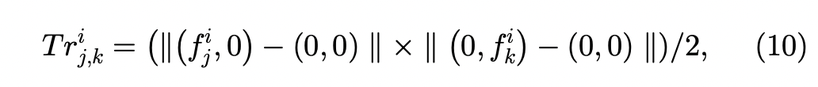
#> input picture DoS-MCA/fig/fig1.png, 818 x 87 px, shrunk from 1032 x 110 before the run
$ jupyter execute --allow-errors mca.ipynb
#> lines starting #> are read from the running program, lines starting #| are printed output that depends on the picture
[cell 1]
import numpy as np
import pandas as pd
import cv2
import matplotlib.pyplot as plt

[cell 2]
# Use the 10% of dataset
data_path = './data/'
#> (the rest of this cell did not finish here and is left out)

[cell 3]
# count the amount of normal(benign) traffic
count = 0
#> (the rest of this cell did not finish here and is left out)

#> (a cell that did not finish here is left out)

#> (a cell that did not finish here is left out)

#> (a cell that did not finish here is left out)

[cell 7]
# Triangle-MCA
img1 = cv2.imread('./fig/fig1.png')
#> img1 is the input picture: shape (87, 818, 3); mean B, G, R 243.5, 243.5, 243.5
plt.imshow(img1)
plt.axis('off')

#> (a cell that did not finish here is left out)

#> (a cell that did not finish here is left out)

[cell 10]
# TAM lower
img2 = cv2.imread('./fig/fig2.png')
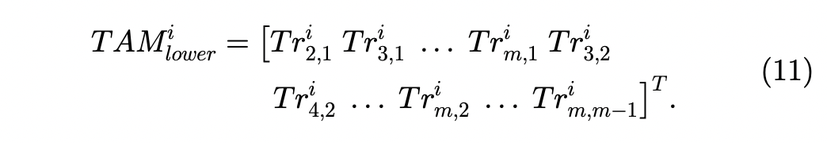
#> input picture DoS-MCA/fig/fig2.png, 827 x 143 px, shrunk from 1044 x 180 before the run
#> img2 is the input picture: shape (143, 827, 3); mean B, G, R 247.3, 247.3, 247.3
plt.imshow(img2)
plt.axis('off')

#> (a cell that did not finish here is left out)

[cell 12]
'''
sum_tam = np.sum(tam, axis=0)/amount
print(sum_tam.shape)
np.set_printoptions(threshold=1000)
print(sum_tam)
for i in range(0, cov_length, 1):
    if sum_tam[i] <= 0.00000000000001:
        print("hi")
'''

#> (a cell that did not finish here is left out)

[cell 14]
array = np.array([[2, 4],[5, 7],[7, 9]])
print(array.shape)
print(array)
print(np.average(array, axis = 0))

[cell 15]
# Covarianceof TAM using lower TAM.
img3 = cv2.imread('./fig/fig3.png')
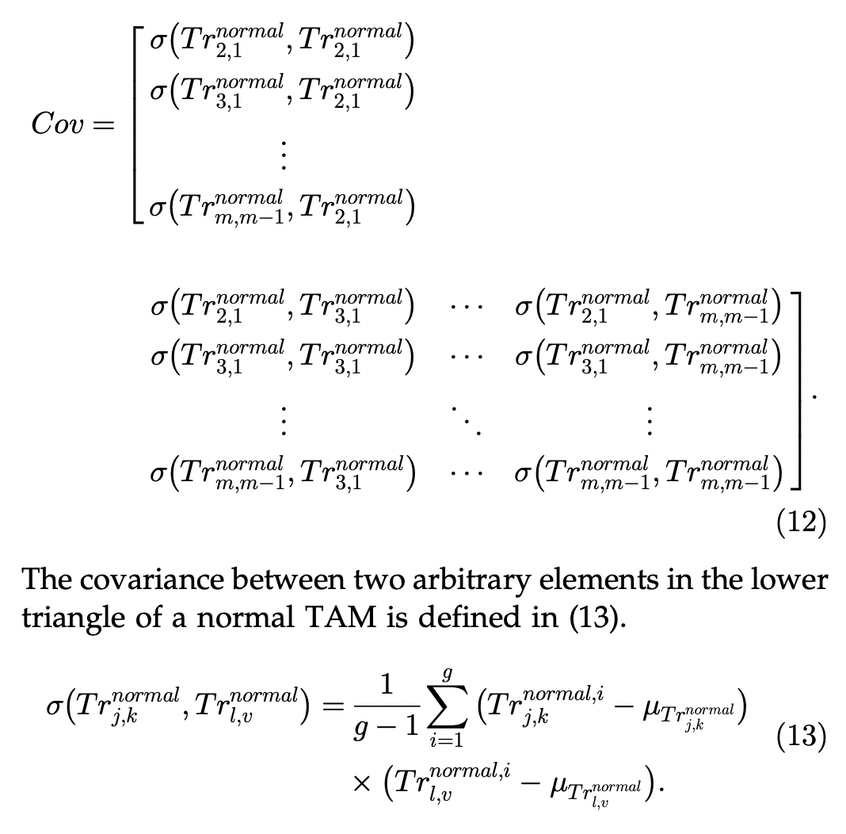
#> input picture DoS-MCA/fig/fig3.png, 846 x 834 px, shrunk from 1068 x 1052 before the run
#> img3 is the input picture: shape (834, 846, 3); mean B, G, R 245, 245, 245
plt.imshow(img3)
plt.axis('off')

#> (a cell that did not finish here is left out)

[cell 17]
# MD
img4 = cv2.imread('./fig/fig4.png')
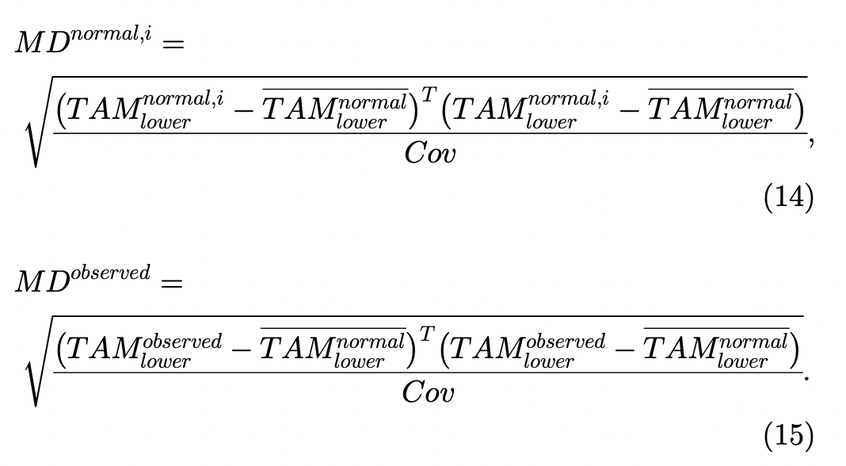
#> input picture DoS-MCA/fig/fig4.png, 846 x 466 px, shrunk from 1068 x 588 before the run
#> img4 is the input picture: shape (466, 846, 3); mean B, G, R 244.5, 244.5, 244.5
plt.imshow(img4)
plt.axis('off')
